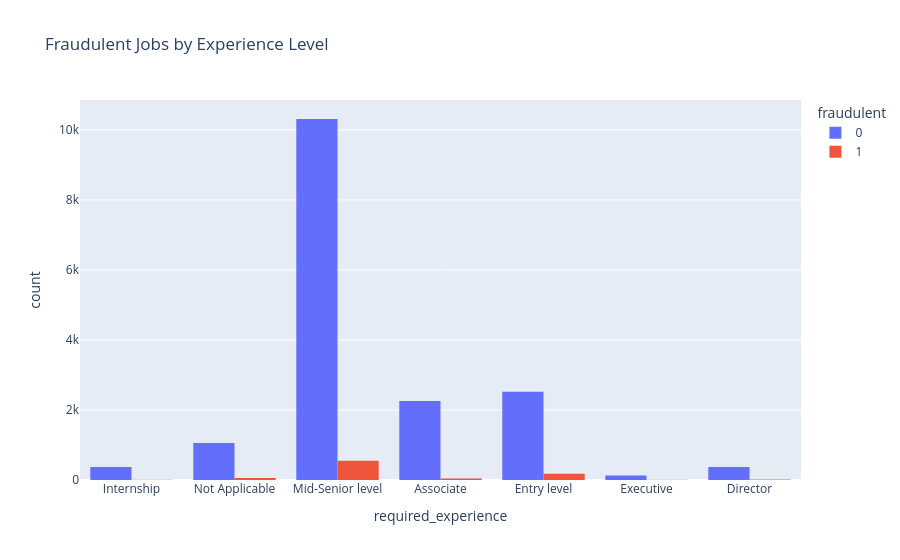

Notebook cell for this chart:
### Markdown cell above
#### Aim:
To analyze whether fraudulent job postings target specific experience levels.

### Code cell
fig = px.histogram(
    df,
    x="required_experience",
    color="fraudulent",
    barmode="group",
    title="Fraudulent Jobs by Experience Level"
)

fig.show()

### Figure 1 — Plotly figure (JSON) as saved in the notebook; plotly's stock layout.template omitted (floating-point values rounded to 4 significant figures; data arrays with more than 128 entries replaced by an {"elided": "..."} marker saying what was removed)
{"data": [{"alignmentgroup": "True", "bingroup": "x", "hovertemplate": "fraudulent=0<br>required_experience=%{x}<br>count=%{y}<extra></extra>", "legendgroup": "0", "marker": {"color": "#636efa", "pattern": {"shape": ""}}, "name": "0", "offsetgroup": "0", "orientation": "v", "showlegend": true, "type": "histogram", "x": {"elided": "17014 str values"}, "xaxis": "x", "yaxis": "y"}, {"alignmentgroup": "True", "bingroup": "x", "hovertemplate": "fraudulent=1<br>required_experience=%{x}<br>count=%{y}<extra></extra>", "legendgroup": "1", "marker": {"color": "#EF553B", "pattern": {"shape": ""}}, "name": "1", "offsetgroup": "1", "orientation": "v", "showlegend": true, "type": "histogram", "x": {"elided": "866 str values"}, "xaxis": "x", "yaxis": "y"}], "layout": {"barmode": "group", "legend": {"title": {"text": "fraudulent"}, "tracegroupgap": 0}, "title": {"text": "Fraudulent Jobs by Experience Level"}, "xaxis": {"anchor": "y", "domain": [0, 1], "title": {"text": "required_experience"}}, "yaxis": {"anchor": "x", "domain": [0, 1], "title": {"text": "count"}}}}
